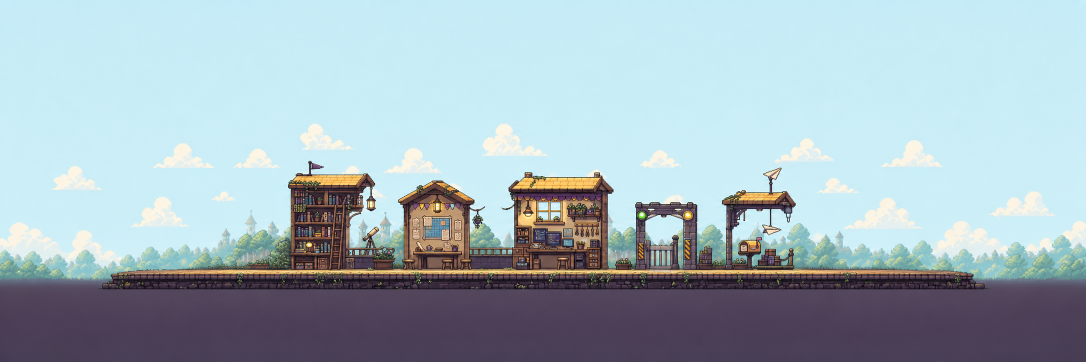
#> input picture assets/mira/worlds/workshop-source.png, 2172 x 724 px (shown at 1/2 size)
$ python build-mira-world-assets.py
#> lines starting #> are read from the running program, lines starting #| are printed output that depends on the picture
#!/usr/bin/env python3
"""Build the shallow Mira World runtime backdrop from its generated source."""

from __future__ import annotations

from pathlib import Path
import sys

try:
    from PIL import Image
except ImportError as exc:  # pragma: no cover - design-time dependency guard
    raise SystemExit(
        "Pillow is required only to rebuild Mira's generated world assets"
    ) from exc


ROOT = Path(__file__).resolve().parents[1]
WORLD_ROOT = ROOT / "assets" / "mira" / "worlds"
SOURCE = WORLD_ROOT / "workshop-source.png"
OUTPUT = WORLD_ROOT / "workshop.png"
EXPECTED_SOURCE_SIZE = (2172, 724)
CROP = (0, 294, 2172, 566)
OUTPUT_SIZE = (1536, 192)


def main() -> int:
    with Image.open(SOURCE) as source:
#> source is the input picture: PIL image 2172x724 RGB; mean R, G, B 162.6, 180.7, 189.5
        if source.size != EXPECTED_SOURCE_SIZE:
            print(
                f"error: expected {EXPECTED_SOURCE_SIZE}, found {source.size}: {SOURCE}",
                file=sys.stderr,
            )
            return 1
        runtime = source.crop(CROP).resize(
            OUTPUT_SIZE,
            resample=Image.Resampling.NEAREST,
        )
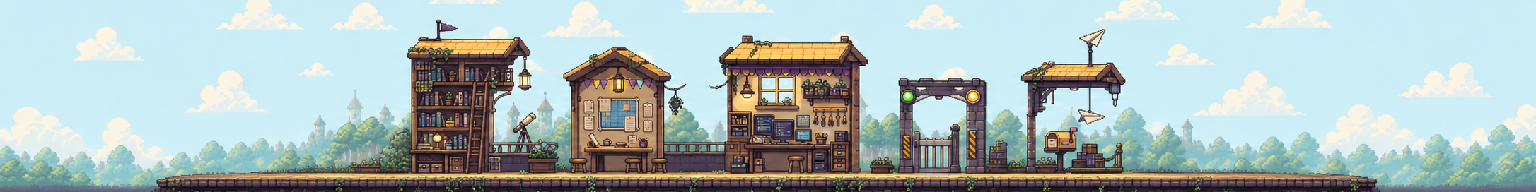
#> runtime: PIL image 1536x192 RGB; mean R, G, B 172.4, 188.8, 188.1
        runtime.convert("RGBA").save(OUTPUT, format="PNG", optimize=True)

    print(OUTPUT)
    return 0


if __name__ == "__main__":
    raise SystemExit(main())
#> (the program exits here)
